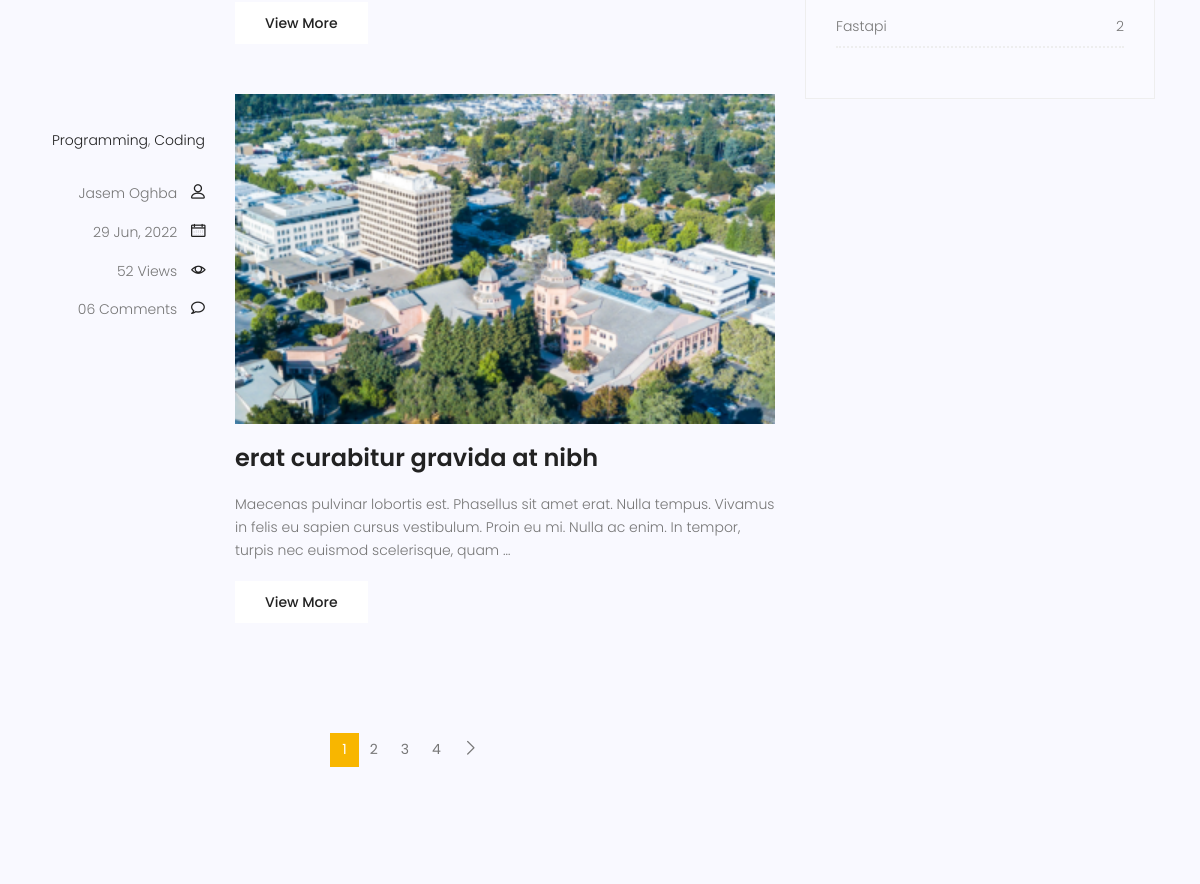
/blog/ (middle part), run on an earlier commit of the app's database.
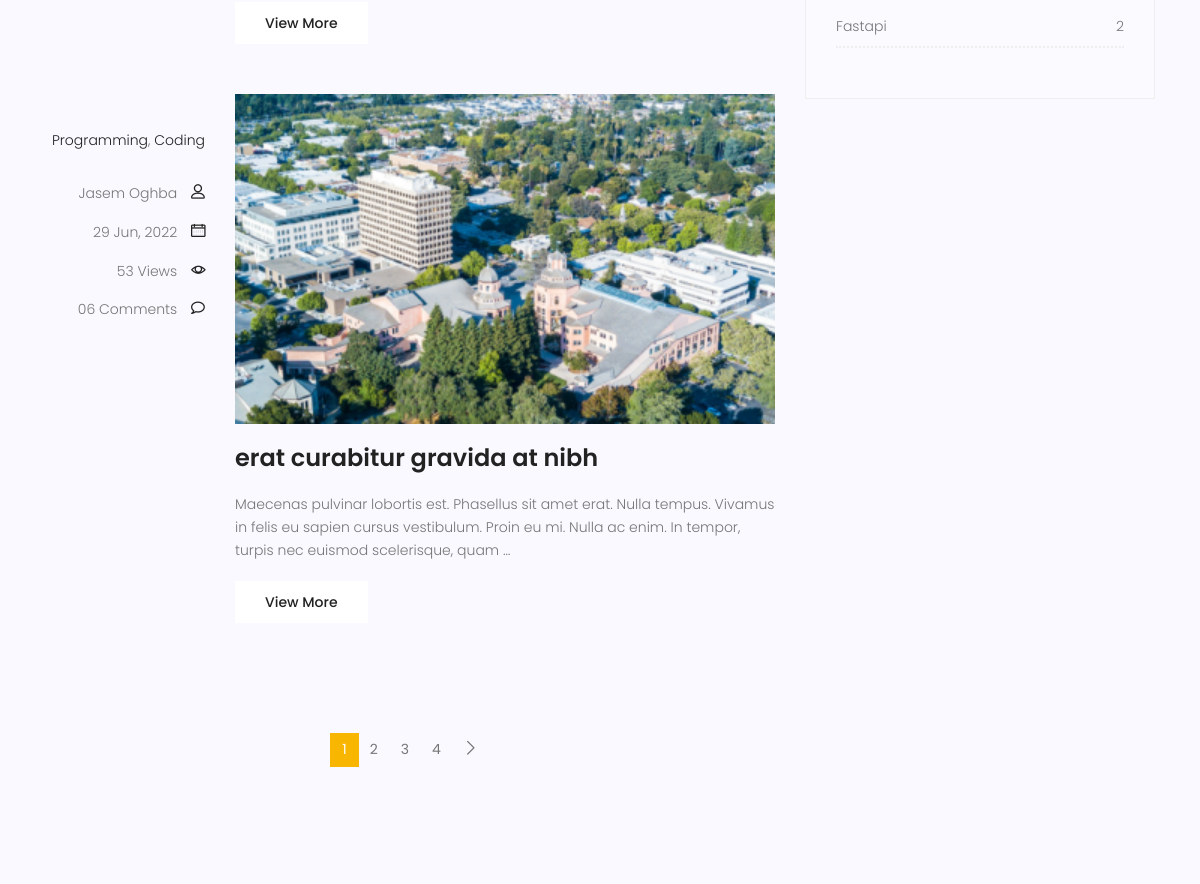
And on a later commit of the database.
### blog/models.py (models this page shows, shortened)
class Post(models.Model):
    author = models.ForeignKey(to=User, on_delete=models.SET_NULL, null=True)
    image = models.ImageField(upload_to='blog_post/', default='blog_post/default.jpg')
    title = models.CharField(max_length=255)
    content = models.TextField()
    category = models.ManyToManyField(to=Category)
    counted_views = models.IntegerField(default=0)
    status = models.BooleanField(default=False)
    publish_date = models.DateTimeField(null=True)
    created_date = models.DateTimeField(auto_now_add=True)
    updated_date = models.DateTimeField(auto_now=True)
    class Meta:
        ordering = ['-publish_date']
    def snippet(self):
        words = self.content.split()[:30]
        return f'{" ".join(words)} ...'

class Category(models.Model):
    name = models.CharField(max_length=255)

### blog/views.py (the view)
# urls.py: path('', blog_home_view, name='home'),
def blog_home_view(request, **kwargs):
    all_post = Post.objects.filter(publish_date__lte=timezone.now(), status=True)
    if kwargs.get('cat_name') is not None:
        all_post = all_post.filter(category__name=kwargs['cat_name'])
    if kwargs.get('author_username') is not None:
        all_post = all_post.filter(author__username=kwargs['author_username'])
    paginator = Paginator(all_post, 3)
    try:
        page_number = request.GET.get('page')
        all_post_pages = paginator.get_page(page_number)
    except PageNotAnInteger:
        all_post_pages = paginator.get_page(1)
    except EmptyPage:
        all_post_pages = paginator.get_page(1)
    context = {'all_post_pages': all_post_pages}
    return render(request, template_name='blog/blog-home.html', context=context)

### blog/templatetags/blog_tags.py (called while the page is built)
@register.inclusion_tag('blog/blog-post-category.html')
def post_categories():
    categories = Category.objects.all()
    posts = Post.objects.filter(publish_date__lte=timezone.now(), status=True)
    post_categories_count = {}
    for category in categories:
        post_categories_count[category.name] = posts.filter(category=category).count()
    return {'post_cats_count': post_categories_count}

### blog/templates/blog/blog-home.html (shortened to what this page needs)
{% extends 'base.html' %}
{% load blog_tags %}
{% load static %}
{% block content %}
<section class="post-content-area">
    <div class="container">
        <div class="row">
            <div class="col-lg-8 posts-list">
                {% for post in all_post_pages %}
                    <div class="single-post row">
                    <div class="col-lg-3  col-md-3 meta-details">
                        <ul class="tags">
                            {% for cat in post.category.all %}
                                <li>
                                    <a href="{% url 'blog:category' cat_name=cat.name %}">{{ cat.name }}</a>{% if not forloop.last %},{% endif %}
                                </li>
                            {% endfor %}
                        </ul>
                        <div class="user-details row">
                            <p class="user-name col-lg-12 col-md-12 col-6"><a href="{% url 'blog:author' author_username=post.author.username %}">{{ post.author.get_full_name }}</a> <span
                                    class="lnr lnr-user"></span></p>
                            <p class="date col-lg-12 col-md-12 col-6"><a href="#">{{ post.publish_date | date:'d M, Y' }}</a> <span
                                    class="lnr lnr-calendar-full"></span></p>
                            <p class="view col-lg-12 col-md-12 col-6"><a href="#">{{ post.counted_views }} Views</a> <span
                                    class="lnr lnr-eye"></span></p>
                            <p class="comments col-lg-12 col-md-12 col-6"><a href="#">06 Comments</a> <span
                                    class="lnr lnr-bubble"></span></p>
                        </div>
                    </div>
                    <div class="col-lg-9 col-md-9 ">
                        <div class="feature-img">
                            <img class="img-fluid" src="{{ post.image.url }}" alt="">
                        </div>
                        <a class="posts-title" href="{% url 'blog:single' post.id %}"><h3>{{ post.title }}</h3>
                        </a>
                        <p class="excert">
                            {{ post.content|truncatewords:30 }}
                        </p>
                        <a href="{% url 'blog:single' post.id %}" class="primary-btn">View More</a>
                    </div>
                </div>
                {% endfor %}
                <nav class="blog-pagination justify-content-center d-flex">
                    <ul class="pagination">
                        {% for page_num in all_post_pages.paginator.page_range %}
                            {% if all_post_pages.number == page_num %}
                                <li class="page-item active"><a href="?page={{ page_num }}" class="page-link">{{ page_num }}</a></li>
                            {% else %}
                                <li class="page-item"><a href="?page={{ page_num }}" class="page-link">{{ page_num }}</a></li>
                            {% endif %}
                        {% endfor %}
                        {% if all_post_pages.has_next %}
                            <li class="page-item">
                                <a href="?page={{ all_post_pages.next_page_number }}" class="page-link" aria-label="Next">
                                        <span aria-hidden="true">
                                            <span class="lnr lnr-chevron-right"></span>
                                        </span>
                                </a>
                            </li>
                        {% endif %}
                    </ul>
                </nav>
            </div>
            <div class="col-lg-4 sidebar-widgets">
                <div class="widget-wrap">
                    {% post_categories %}
                </div>
            </div>
        </div>
    </div>
</section>
{% endblock %}

### templates/base.html (shortened to what this page needs)
<!DOCTYPE html>
<html lang="zxx" class="no-js">
<head>
    {% load static %}
    <link rel="stylesheet" href="{% static 'css/linearicons.css' %}">
    <link rel="stylesheet" href="{% static 'css/font-awesome.min.css' %}">
    <link rel="stylesheet" href="{% static 'css/bootstrap.css' %}">
    <link rel="stylesheet" href="{% static 'css/magnific-popup.css' %}">
    <link rel="stylesheet" href="{% static 'css/jquery-ui.css' %}">
    <link rel="stylesheet" href="{% static 'css/nice-select.css' %}">
    <link rel="stylesheet" href="{% static 'css/animate.min.css' %}">
    <link rel="stylesheet" href="{% static 'css/owl.carousel.css' %}">
    <link rel="stylesheet" href="{% static 'css/main.css' %}">
</head>
<body>
{% block content %}
{% endblock %}
</body>
</html>

### blog/templates/blog/blog-search.html (shortened to what this page needs)
{% load static %}

### blog/templates/blog/blog-writer.html (shortened to what this page needs)
{% load static %}

### blog/templates/blog/blog-post-category.html (shortened to what this page needs)
{% load static %}
<div class="single-sidebar-widget post-category-widget">
    <ul class="cat-list">
       {% for post_cat, count in post_cats_count.items %}
            <li>
                <a href="{% url 'blog:category' cat_name=post_cat %}" class="d-flex justify-content-between">
                    <p>{{ post_cat }}</p>
                    <p>{{ count }}</p>
                </a>
            </li>
       {% endfor %}
    </ul>
</div>

### static/css/main.css (style rules this page uses)
body { color: #777777; font-family: "Poppins", sans-serif; font-size: 14px; font-weight: 300; line-height: 1.625em; position: relative; }
ol, ul { margin: 0; padding: 0; list-style: none; }
h1, h2, h3, h4, h5, h6 { font-family: "Poppins", sans-serif; color: #222222; line-height: 1.2em !important; margin-bottom: 0; margin-top: 0; font-weight: 600; }
h3, .h3 { font-size: 24px; }
h3 { font-size: 24px; }
h1, h2, h3, h4, h5, h6 { line-height: 1.5em; }
.primary-btn { background: #f8b600; line-height: 42px; padding-left: 30px; padding-right: 30px; border: none; color: #fff; display: inline-block; font-size: 14px; font-weight: 500; position: relative; -webkit-transition: all 0.3s ease 0s; -moz-transition: all 0.3s ease 0s; -o-transition: all 0.3s ease 0s; transition: all 0.3s ease 0s; cursor: pointer; position: relative; }
.post-content-area { background-color: #f9f9ff; }
.post-content-area .single-post { margin-bottom: 50px; }
.post-content-area .single-post .meta-details { text-align: right; margin-top: 35px; }
.post-content-area .single-post .meta-details .tags { margin-bottom: 30px; }
.post-content-area .single-post .meta-details .tags li { display: inline-block; font-size: 14px; }
.post-content-area .single-post .meta-details .tags li a { color: #222; -webkit-transition: all 0.3s ease 0s; -moz-transition: all 0.3s ease 0s; -o-transition: all 0.3s ease 0s; transition: all 0.3s ease 0s; }
.post-content-area .single-post .user-name a, .post-content-area .single-post .date a, .post-content-area .single-post .view a, .post-content-area .single-post .comments a { color: #777777; margin-right: 10px; -webkit-transition: all 0.3s ease 0s; -moz-transition: all 0.3s ease 0s; -o-transition: all 0.3s ease 0s; transition: all 0.3s ease 0s; }
.post-content-area .single-post .user-name .lnr, .post-content-area .single-post .date .lnr, .post-content-area .single-post .view .lnr, .post-content-area .single-post .comments .lnr { font-weight: 900; color: #222; }
.post-content-area .single-post .feature-img img { width: 100%; }
.post-content-area .single-post .posts-title h3 { margin: 20px 0px; }
.post-content-area .single-post .excert { margin-bottom: 20px; }
.post-content-area .single-post .primary-btn { background: #fff !important; color: #222 !important; -webkit-transition: all 0.3s ease 0s; -moz-transition: all 0.3s ease 0s; -o-transition: all 0.3s ease 0s; transition: all 0.3s ease 0s; border-radius: 0px !important; }
.posts-list .posts-title h3 { -webkit-transition: all 0.3s ease 0s; -moz-transition: all 0.3s ease 0s; -o-transition: all 0.3s ease 0s; transition: all 0.3s ease 0s; }
.blog-pagination { padding-top: 60px; padding-bottom: 120px; }
.blog-pagination .page-link { border-radius: 0; }
.blog-pagination .page-item { border: none; }
.page-link { background: transparent; font-weight: 400; }
.blog-pagination .page-item.active .page-link { background-color: #f8b600; border-color: transparent; color: #fff; }
.blog-pagination .page-link { position: relative; display: block; padding: 0.5rem 0.75rem; margin-left: -1px; line-height: 1.25; color: #777777; border: none; }
.blog-pagination .page-link .lnr { font-weight: 600; }
.blog-pagination .page-item:last-child .page-link, .blog-pagination .page-item:first-child .page-link { border-radius: 0; }
.sidebar-widgets { padding-bottom: 120px; }
.widget-wrap { background: #fafaff; padding: 20px 0px; border: 1px solid #eee; }
.widget-wrap .single-sidebar-widget { margin: 30px 30px; padding-bottom: 30px; border-bottom: 1px solid #eee; }
.widget-wrap .single-sidebar-widget:last-child { border-bottom: none; margin-bottom: 0px; }
.widget-wrap .post-category-widget .cat-list li { padding-top: 15px; padding-bottom: 8px; border-bottom: 2px dotted #eee; -webkit-transition: all 0.3s ease 0s; -moz-transition: all 0.3s ease 0s; -o-transition: all 0.3s ease 0s; transition: all 0.3s ease 0s; }
.widget-wrap .post-category-widget .cat-list li p { font-weight: 300; font-size: 14px; margin-bottom: 0px; -webkit-transition: all 0.3s ease 0s; -moz-transition: all 0.3s ease 0s; -o-transition: all 0.3s ease 0s; transition: all 0.3s ease 0s; }
.widget-wrap .post-category-widget .cat-list li a { color: #777777; }

What changed in the data, as far as the page shows it:
changed Post "erat curabitur gravida at nibh": counted_views "52" → "53"
